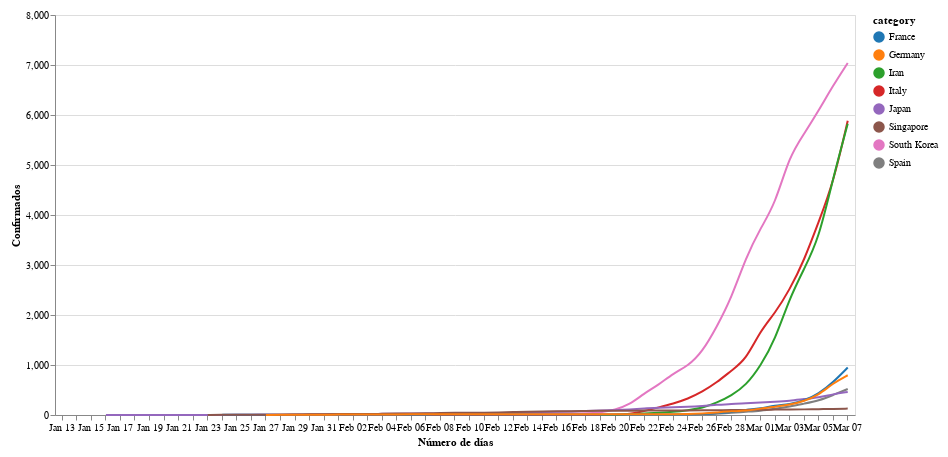

Notebook source saved alongside this figure:
### Markdown cell above
Haz click en la leyenda para activar una única línea.

Datos tomados de fuentes externas. Ver sección "Sobre esta herramienta" para más información.

### Code cell
# collapse

# get data
response = requests.get('https://docs.google.com/spreadsheet/ccc?key=1Z7VQ5xlf3BaTx_LBBblsW4hLoGYWnZyog3jqsS9Dbgc&output=csv&gid=0')
assert response.status_code == 200, 'Wrong status code'
data = response.content
df = pd.read_csv(BytesIO(data))
df = df[df.columns[2:]][1:65].T.reset_index(drop=True)
col_names = df.iloc[0]
col_names[1] = 'Fecha'
df.columns = col_names
df = df.drop(df.index[0])
df['Fecha'] = pd.to_datetime(df['Fecha'], utc=True)
df = df.set_index('Fecha')
df = df.applymap(lambda a: str(a).replace(',',''))
df = df.apply(pd.to_numeric, errors='coerce')

# plot

# color scheme
def my_theme():
    return {
        'config': {
            'range': {'category': {'scheme': 'category10'}}
        }
    }

# Register and enable.
alt.themes.register('my_theme', my_theme)
alt.themes.enable('my_theme')

keep = ['Spain', 'Italy', 'South Korea', 'Iran', 'Japan', 'France', 'Singapore', 'Germany']
df = df[keep]
# the last day is dicarded until the day is (almost) over
plus_all = 55
df = df[0:plus_all]

source = df.reset_index().melt('Fecha', var_name='category', value_name='Confirmados')
selection = alt.selection_multi(fields=['category'], bind='legend')

line = alt.Chart(source).mark_line(interpolate='basis').encode(
    alt.X('monthdate(Fecha):O', axis=alt.Axis(tickRound=True), title='Número de días'),
    alt.Y('Confirmados:Q'),
    alt.Color('category:N'),
    opacity=alt.condition(selection, alt.value(1), alt.value(0.2))
)

nearest = alt.selection(type='single', nearest=True, on='mouseover',
                        fields=['Fecha'], empty='none')

# Transparent selectors across the chart. This is what tells us
# the x-value of the cursor
selectors = alt.Chart(source).mark_point().encode(
    x='monthdate(Fecha):O',
    opacity=alt.value(0),
).add_selection(
    nearest
)

# Draw points on the line, and highlight based on selection
points = line.mark_point().encode(
    opacity=alt.condition(nearest, alt.value(1), alt.value(0))
)

# Draw text labels near the points, and highlight based on selection
text = line.mark_text(align='left', dx=5, dy=-5).encode(
    text=alt.condition(nearest, 'Confirmados:Q', alt.value(' '))
)

line = line.add_selection(
    selection
)

# Draw a rule at the location of the selection
rules = alt.Chart(source).mark_rule(color='gray').encode(
    x='monthdate(Fecha):O',
).transform_filter(
    nearest
)

# Put the five layers into a chart and bind the data
alt.layer(
    line, selectors, points, rules, text
).properties(
    width=800, height=400
).configure(
    padding=10
)

### Figure 1 — Vega-Lite specification as saved in the notebook (floating-point values rounded to 4 significant figures; data arrays with more than 128 entries replaced by an {"elided": "..."} marker saying what was removed)
{"config": {"range": {"category": {"scheme": "category10"}}, "padding": 10}, "layer": [{"mark": {"type": "line", "interpolate": "basis"}, "encoding": {"color": {"type": "nominal", "field": "category"}, "opacity": {"condition": {"value": 1, "selection": "selector004"}, "value": 0.2}, "x": {"type": "ordinal", "axis": {"tickRound": true}, "field": "Fecha", "timeUnit": "monthdate", "title": "Número de días"}, "y": {"type": "quantitative", "field": "Confirmados"}}, "selection": {"selector004": {"type": "multi", "fields": ["category"], "bind": "legend"}}}, {"mark": "point", "encoding": {"opacity": {"value": 0}, "x": {"type": "ordinal", "field": "Fecha", "timeUnit": "monthdate"}}, "selection": {"selector005": {"type": "single", "nearest": true, "on": "mouseover", "fields": ["Fecha"], "empty": "none"}}}, {"mark": "point", "encoding": {"color": {"type": "nominal", "field": "category"}, "opacity": {"condition": {"value": 1, "selection": "selector005"}, "value": 0}, "x": {"type": "ordinal", "axis": {"tickRound": true}, "field": "Fecha", "timeUnit": "monthdate", "title": "Número de días"}, "y": {"type": "quantitative", "field": "Confirmados"}}}, {"mark": {"type": "rule", "color": "gray"}, "encoding": {"x": {"type": "ordinal", "field": "Fecha", "timeUnit": "monthdate"}}, "transform": [{"filter": {"selection": "selector005"}}]}, {"mark": {"type": "text", "align": "left", "dx": 5, "dy": -5}, "encoding": {"color": {"type": "nominal", "field": "category"}, "opacity": {"condition": {"value": 1, "selection": "selector004"}, "value": 0.2}, "text": {"condition": {"type": "quantitative", "field": "Confirmados", "selection": "selector005"}, "value": " "}, "x": {"type": "ordinal", "axis": {"tickRound": true}, "field": "Fecha", "timeUnit": "monthdate", "title": "Número de días"}, "y": {"type": "quantitative", "field": "Confirmados"}}}], "data": {"name": "data-0f0e1679dbefd6d06010f1f31ccde0e8"}, "height": 400, "width": 800, "$schema": "https://vega.github.io/schema/vega-lite/v4.0.2.json", "datasets": {"data-0f0e1679dbefd6d06010f1f31ccde0e8": {"elided": "440 records"}}}
